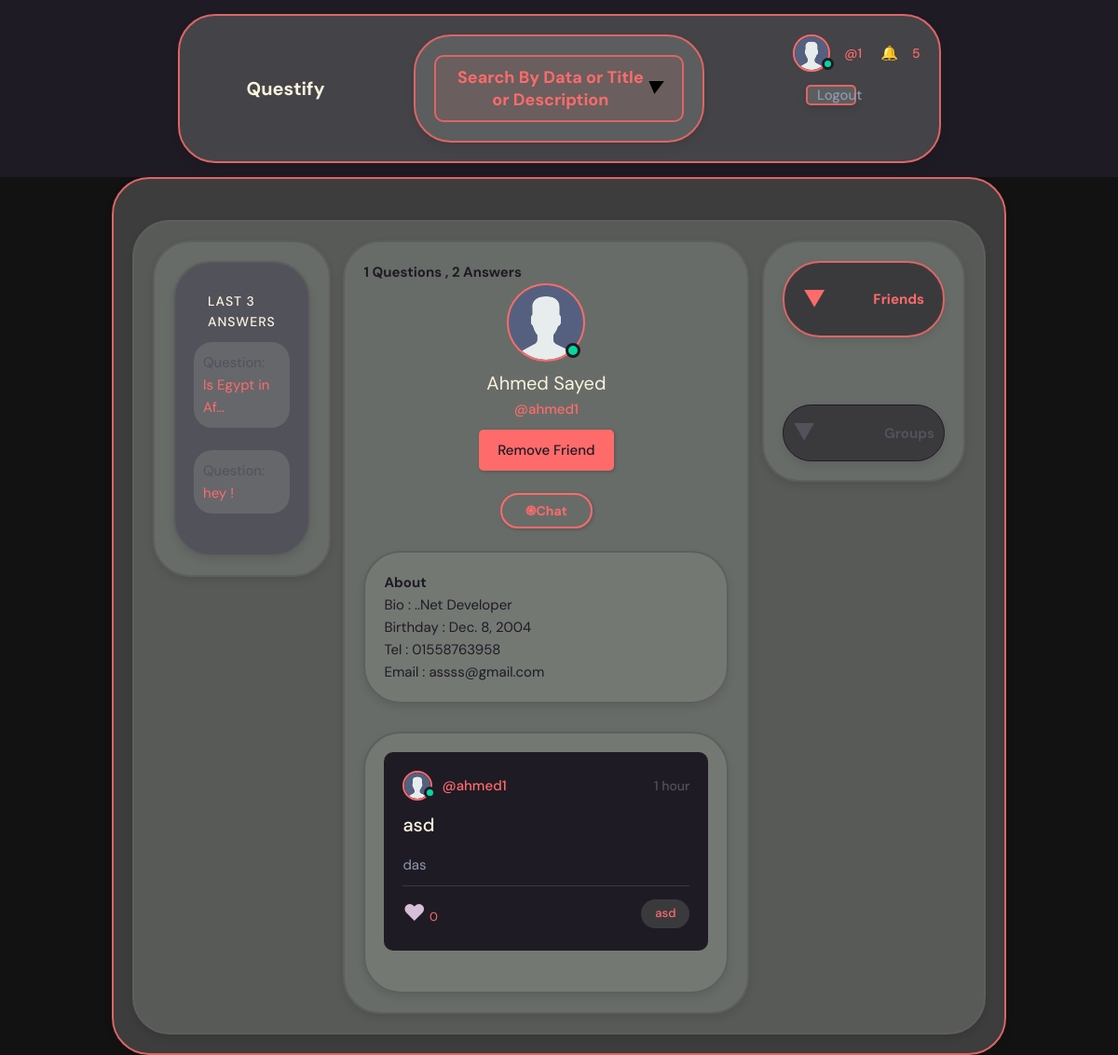
/accounts/profile/ahmed1 (signed in), run on the app's committed database.
### ask/models.py (models this page shows, shortened)
class Answer(models.Model):
    user       = models.ForeignKey(User, on_delete=models.CASCADE,related_name="Answer_user")
    content    = models.TextField(max_length=4000)
    created_at = models.DateTimeField(auto_now=True, auto_created=True)
    question   = models.ForeignKey(Question, on_delete=models.CASCADE,related_name="question")
    like       = models.ManyToManyField(User , blank=True ,related_name="Answer_like")
    class Meta:
        get_latest_by = 'created_at'
        ordering  = ['-created_at']

class Question(models.Model):
    title            = models.CharField(max_length=1000  )
    content          = models.TextField(max_length=40000, blank=True  )
    rating           = models.IntegerField(null=True, blank=True)
    created_at       = models.DateTimeField(auto_now=True,auto_created=True,null=True, blank=True,)
    last_edit        = models.DateTimeField(auto_created=True,null=True, blank=True)
    user             = models.ForeignKey(User,on_delete=models.CASCADE,related_name="Question_user")
    like             = models.ManyToManyField(User , blank=True ,related_name="Question_like")
    group            = models.ForeignKey(Group ,on_delete=models.CASCADE, blank=True ,null=True,related_name="group_question")
    tags             = TaggableManager(blank=True)
    class Meta:
        ordering  = ['-created_at']
        get_latest_by =  'created_at'

### accounts/models.py (models this page shows, shortened)
class Profile(models.Model):
    user             = models.OneToOneField(User, on_delete=models.CASCADE)
    birth_day        = models.DateTimeField( auto_now=False, auto_now_add=False,null=True,blank=True)
    bio              = models.TextField(max_length=50,null=True,blank=True)
    tel              = models.CharField(max_length=20,null=True,blank=True)
    slug             = models.SlugField(unique=True,blank=True,null=True)
    image            = models.ImageField(upload_to=f"profile_images/", default='assets/avatar.svg', height_field=None, width_field=None, max_length=None,null=True,blank=True)
    waiting_friend   = models.ManyToManyField(User , blank=True ,related_name="waiting_friend")
    confirmed_friend = models.ManyToManyField(User , blank=True ,related_name="confirmed_friend")
    def __str__(self) -> str:
        return self.user.username

### taggit/models.py (models this page shows, shortened)
class TagBase(NaturalKeyModel):
    name = models.CharField(
        verbose_name=pgettext_lazy("A tag name", "name"), unique=True, max_length=100
    )
    slug = models.SlugField(
        verbose_name=pgettext_lazy("A tag slug", "slug"),
        unique=True,
        max_length=100,
        allow_unicode=True,
    )
    natural_key_fields = ["name"]
    objects = NaturalKeyManager()
    class Meta:
        abstract = True

class Tag(TagBase):
    class Meta:
        verbose_name = _("tag")
        verbose_name_plural = _("tags")
        app_label = "taggit"

### accounts/views.py (the view)
# urls.py: path('profile/<slug:slug>',views.profile,name='profile'),
@login_required
def profile(request,slug):
    profile   = get_object_or_404(Profile,slug=slug)
    friends   = profile.confirmed_friend.all()
    myposts   = Question.objects.filter(user=profile.user,group=None).all()[0:3]
    myanswers = Answer.objects.filter(user=profile.user).all()
    if request.user in profile.waiting_friend.all() and request.user not in profile.confirmed_friend.all() :
        status = "waiting"
    elif request.user in (profile.confirmed_friend.all() and profile.waiting_friend.all()) :
        profile.waiting_friend.remove(request.user)
        status = "confirmed"
    elif request.user in profile.confirmed_friend.all() :
        status = "confirmed"
    else :
        status = "not_sended"
    a = Group.objects.filter(leader = request.user)
    b = Group.objects.filter( members__exact =  profile.user )
    groups = a.union(b)
    return render(request,"registration/profile.html",
                  { 'friends':friends, 'friending_status':status, 'my_user':request.user,
                     'profile':profile, 'mygroups':groups, 'questions':myposts, 'answers':myanswers })

### accounts/templates/registration/profile.html (shortened to what this page needs)
{% extends "base.html" %}
{% block body %}
{% load static %}
  <main class="profile-page layout layout--3">
    <div class="container" style=" width: 100%;  border: 2px solid rgb(94, 94, 94);  border-radius: 40px; padding: 20px; background:rgba(137, 142, 137, 0.351); color: var(--color-dark); box-shadow: 0px 4px 8px rgba(0, 0, 0, 0.1);">
    <div class="container1" style=" width: 100%;  border: 2px solid rgb(94, 94, 94);  border-radius: 40px; padding: 20px; background:rgba(137, 142, 137, 0.351); color: var(--color-dark); box-shadow: 0px 4px 8px rgba(0, 0, 0, 0.1);">
      <div class="container1 main-container">
        <div class="activities__header">
            <h2> Last 3 Answers</h2>
        </div>
        {% for answer in answers|slice:":3" %}
            <div class="container question-container">
                <p>Question:
                    <a href='{% url "ask:question_detail" answer.question.id %}'>
                        {{answer.question.title|truncatechars:15}}
                    </a>
                  </p>
                </div>
                <br>
                {% endfor %}
              </div>
              </div>
      <div class="roomList">
        <div class="container" style=" width: 100%;  border: 2px solid rgb(94, 94, 94);  border-radius: 40px; padding: 20px; background:rgba(137, 142, 137, 0.351); color: var(--color-dark); box-shadow: 0px 4px 8px rgba(0, 0, 0, 0.1);">
          <div class="profile">
            <h1> {{questions.count}} Questions ,  {{answers.count}} Answers </h1>
          <div class="profile__avatar">
            <div class="avatar avatar--large active">
              {% if profile.image %}
              <img src="{{profile.image.url}}" />
                {% else %}
                <img src="{% static 'assets/avatar.svg' %}" alt="User Avatar" />
                {% endif %}
            </div>
          </div>
          <div class="profile__info">
            <h3>{{profile.user.first_name}} {{profile.user.last_name}}</h3>
            <p>@{{profile.user}}</p>
            {% if my_user == profile.user %}
            <a href='{% url "accounts:profile_edit" profile.slug %}' class="btn btn--main btn--pill">Edit Profile</a>
            {% else %}
                  {% if friending_status == 'not_sended' %}
                  <a href='{% url "friend:add_friend" profile.slug %}' class="btn btn--main btn--pill">Add Friend</a>
                  {% elif friending_status == "waiting" %}
                  <a href='{% url "friend:add_friend" profile.slug %}' class="btn btn--main btn--pill">Cancel Request</a>
                  {% elif friending_status == "confirmed" %}
                  <a href='{% url "friend:un_friend" profile.slug %}' class="btn btn--main">Remove Friend</a>
                  <br>
                  <br>
                  <a href="{% url 'friend:chat' profile %}" class="btn btn--main btn--pill" >֍Chat</a>
                  {% endif %}
            {% endif %}
            </div>
            <br>
            <div class="container1" style=" width: 100%;  border: 2px solid rgb(94, 94, 94);  border-radius: 40px; padding: 20px; background:rgba(137, 142, 137, 0.351); color: var(--color-dark); box-shadow: 0px 4px 8px rgba(0, 0, 0, 0.1);">
              <h3>About</h3>
            <p>
              {% if profile.bio %}
              Bio : {{profile.bio}}
              <br>
              {% endif %}
              {% if profile.birth_day %}
              Birthday :  {{profile.birth_day|date}}
              <br>
              {% endif %}
              {% if profile.tel %}
              Tel : {{profile.tel}}
              <br>
              {% endif %}
              {% if profile.user.email %}
              Email : {{profile.user.email}}
              <br>
              {% endif %}
            </p>
          </div>
        </div>
        <div class="container1" style=" width: 100%;  border: 2px solid rgb(94, 94, 94);  border-radius: 40px; padding: 20px; background:rgba(137, 142, 137, 0.351); color: var(--color-dark); box-shadow: 0px 4px 8px rgba(0, 0, 0, 0.1);">
        {% for question in questions  %}
        <div class="roomListRoom">
          <div class="roomListRoom__header">
            <a href='{% url "ask:question_detail" question.id %}' class="roomListRoom__author">
              <div class="avatar avatar--small active">
                <img src="{% static 'assets/avatar.svg' %}" alt="User Avatar" />
              </div>
              <span>@{{question.user.username}}</span>
            </a>
            <div class="roomListRoom__actions">
              <span style="color:var(--color-dark-light)" >{{question.created_at|timesince}}</span>
            </div>
          </div>
          <div class="roomListRoom__content">
            <a href='{% url "ask:question_detail" question.id %}'>{{question.title}}</a>
            <p style="color:var(--color-gray)">
            {{question.content}}
            </p>
          </div>
          <div class="roomListRoom__meta">
            {% if request.user in question.like.all %}
            <div class="thread__delete">
              <a style="font-size: x-large;" href="{% url 'ask:question_like' id=question.id %}"> ♥</a>
              <a style="font-size: small;" href="{% url 'ask:question_like' id=question.id %}">{{question.like.count}}</a>
            </div>
            {% else %}
          <div class="thread__delete">
            <a  style="font-size: x-large;color:thistle " href="{% url 'ask:question_like' id=question.id %}"> ♥</a>
            <a style="font-size: small;" href="{% url 'ask:question_like' id=question.id %}">{{question.like.count}}</a>
          </div>
              {% endif %}
          {% for tag in question.tags.all %}
          <a href="{% url 'ask:question_list_by_tag' tag.slug %}">
            <p class="roomListRoom__topic">{{tag.name}}</p>
          </a>
          {% endfor %}
          </div>
        </div>
        {% endfor %}
      </div>
      </div>
      </div>
      <div class="container1" style=" width: 100%;  border: 2px solid rgb(94, 94, 94);  border-radius: 40px; padding: 20px; background:rgba(137, 142, 137, 0.351); color: var(--color-dark); box-shadow: 0px 4px 8px rgba(0, 0, 0, 0.1);">
      <div class="container1" style=" width: 100%; border: 2px solid rgb(222, 101, 101); border-radius: 40px; padding: 20px; background: var(--color-dark-medium); color: var(--color-main); box-shadow: 0px 4px 8px rgba(0, 0, 0, 0.1);">
          <div class="activities-content">
            <div class="toggle-button" id="toggleButton2"><span class="arrow2">▼</span><h2 >Friends</h2></div>
          </div>
      </div>
        <br>
        <br>
        <br>
        <div class="activities-content" style="margin-top: px; border: 1px solid var(--color-dark); border-radius: 40px; padding: 10px; background: var(--color-dark-medium); color: var(--color-dark-light); box-shadow: 0px 4px 8px rgba(0, 0, 0, 0.1);">
          <div class="toggle-button" id="toggleButton">
            <span class="arrow">▼</span><h2 >Groups</h2>
          </div>
        </div>
      </div>
      </div>
    </div>
  {% endblock body %}

### templates/base.html (shortened to what this page needs)
{% load static %}
<!DOCTYPE html>
<html lang="en">
<head>
  <link rel="stylesheet" href="{% static 'styles/style.css' %}" />
</head>
<body>
  <header class="header header--loggedIn">
    <div class="container" style="width: 70%; border: 2px solid rgb(222, 101, 101); border-radius: 40px; padding: 20px; background: rgba(137, 142, 137, 0.35); color: var(--color-dark-light); box-shadow: 0px 4px 8px rgba(0, 0, 0, 0.1);">
      <a href="/" class="header__logo">
        <img src="{% static 'assets/logo.svg' %}" alt="Questify Logo" />
        <h1>Questify</h1>
      </a>
      {% if request.user.is_authenticated %}
      <div class="container1" style="width: 100%; border: 2px solid rgb(222, 101, 101); border-radius: 40px; padding: 20px; background: rgba(137, 142, 137, 0.35); color: var(--color-dark-light); box-shadow: 0px 4px 8px rgba(0, 0, 0, 0.1); transition: transform 0.3s ease; text-align: center;">
        <button id="toggleButton3" style="background: rgba(222, 101, 101, 0.1); border: 2px solid rgb(222, 101, 101); cursor: pointer; font-size: 1.2em; padding: 10px 20px; border-radius: 10px; display: inline-flex; align-items: center; transition: background-color 0.3s ease, box-shadow 0.3s ease;">
          <span style="flex-grow: 1; color: var(--color-main); font-weight: bold;">Search By Data or Title or Description</span>
          <i id="toggleIcon" style="font-size: 1em; transition: transform 0.3s ease;">&#9660;</i>
        </button>
      </div>
      {% endif %}
      <nav class="header__menu">
        {% if request.user.is_authenticated %}
        <div class="header__user">
          <a href="{% url 'accounts:profile' request.user.username %}">
            <div class="avatar avatar--medium active">
              <img src="{% static 'assets/avatar.svg' %}" alt="User Avatar" />
            </div>
            <p>{{ request.user.first_name }} <span>@{{ request.user.username }}</span></p>
          </a>
          <div class="notification-container">
            <a href="/notification/">🔔
              {% if notification_count > 0 %}
              <span style="color: ff6b6b;">{{ notification_count }}</span>
              {% else %}
              <span style="color: ff6b6b;">0</span>
              {% endif %}
            </a>
          </div>
        </div>
        <div class="container" style="width: 40%; border: 2px solid rgb(222, 101, 101); border-radius: 5px;  ; margin:10%;background: rgba(137, 142, 137, 0.35); color: var(--color-dark-light); box-shadow: 0px 4px 8px rgba(0, 0, 0, 0.1);">
        <a href="{% url 'accounts:logout' %}">
          <p>Logout</p>
        </a>
      </div>
        {% else %}
        <a href="{% url 'accounts:login' %}">
          <img src="{% static 'assets/avatar.svg' %}" alt="Default Avatar" />
          <p>Account</p>
        </a>
        {% endif %}
      </nav>
    </div>
  </header>
</body>
<div class="container" style="width: 80%; border: 2px solid rgb(222, 101, 101); border-radius: 40px; padding: 20px; background: rgba(137, 142, 137, 0.35); color: var(--color-dark-light); box-shadow: 0px 4px 8px rgba(0, 0, 0, 0.1);">
{% block body %}
{% endblock body %}
</html>

### data on the page
Answer: question "Is Egypt in Af…"
Answer: question "hey !"
Profile: image (placeholder picture), user.first_name "Ahmed", user.last_name "Sayed", user "ahmed1", bio "..Net Developer", birth_day "Dec. 8, 2004", tel "01558763958", user.email "assss@gmail.com"
Question: user.username "ahmed1", created_at "1 hour", title "asd", content "das", like.count "0"
Tag: name "asd"

### other printed values
{{ request.user.username }} "1"
{{ notification_count }} "5"
{{ questions.count }} "1"
{{ answers.count }} "2"
